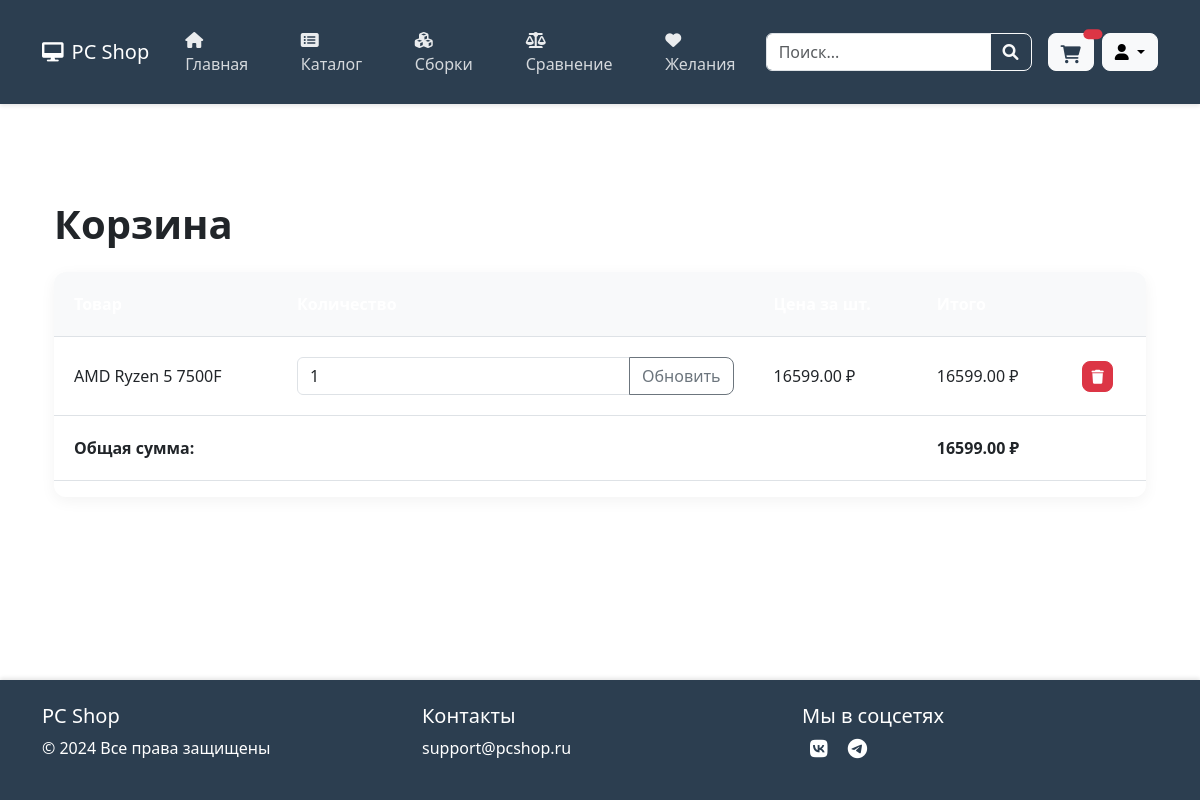
Before: /cart/ with the older database file.
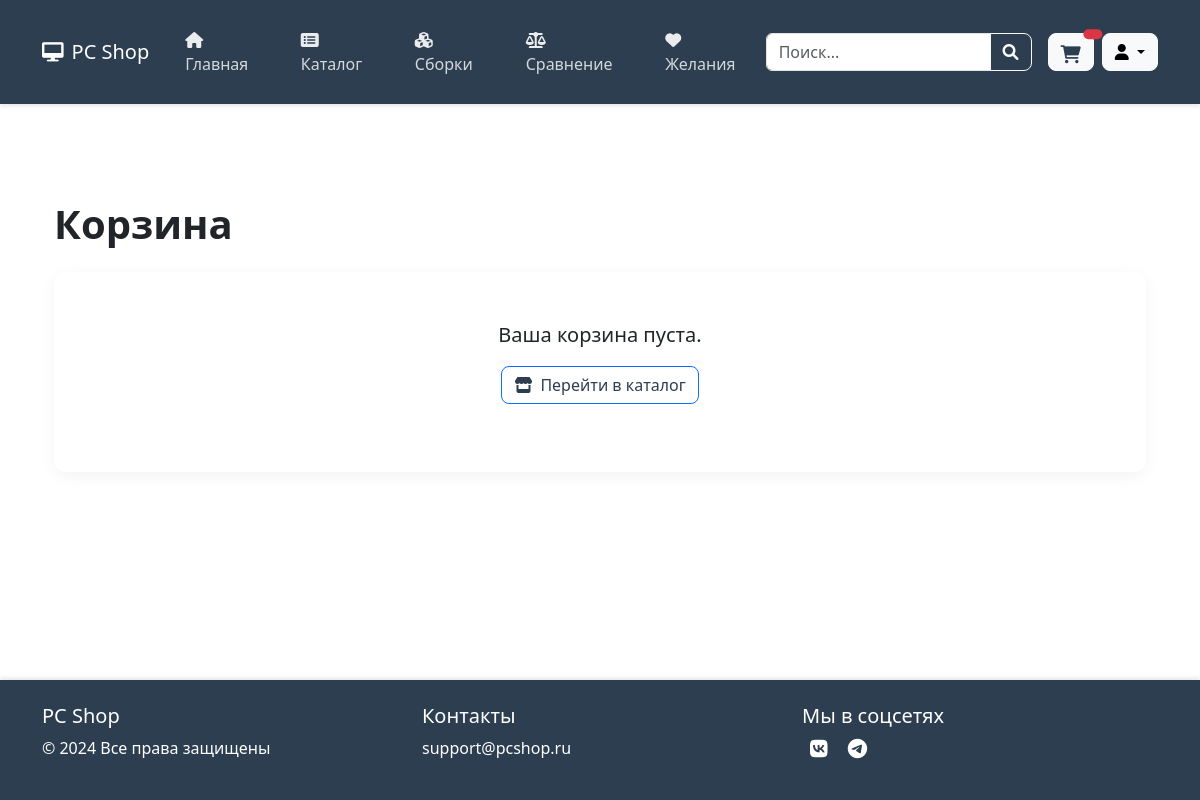
After: the same page with the newer database file.
### apps/cart/models.py (models this page shows, shortened)
class CartItem(models.Model):
    cart = models.ForeignKey(
        Cart,
        on_delete=models.CASCADE,
        related_name='items'
    )
    product = models.ForeignKey(Product, on_delete=models.CASCADE)
    quantity = models.PositiveIntegerField(default=1)
    def get_cost(self):
        return self.product.price * self.quantity

class Cart(models.Model):
    user = models.OneToOneField(
        settings.AUTH_USER_MODEL,
        on_delete=models.CASCADE,
        null=True,
        blank=True
    )
    session_key = models.CharField(max_length=40, null=True, blank=True)
    created_at = models.DateTimeField(auto_now_add=True)
    def get_total_price(self):
        return sum(item.get_cost() for item in self.items.all())

### apps/products/models.py (models this page shows, shortened)
class Product(models.Model):
    name = models.CharField("Название товара", max_length=255)
    slug = models.SlugField(
        "URL-адрес",
        unique=True,
        max_length=255,
        help_text="Автоматически генерируется из названия"
    )
    category = models.ForeignKey(
        Category,
        on_delete=models.CASCADE,
        related_name='products',
        verbose_name="Категория"
    )
    price = models.DecimalField("Цена", max_digits=10, decimal_places=2)
    description = models.TextField("Описание", blank=True)
    images = models.ManyToManyField('ProductImage', blank=True, related_name='products')
    created_at = models.DateTimeField(auto_now_add=True)
    updated_at = models.DateTimeField(auto_now=True)
    quantity = models.PositiveIntegerField(
        "Доступное количество",
        default=0,
        help_text="Количество товара на складе"
    )
    is_available = models.BooleanField(
        "Доступен для заказа",
        default=True,
        help_text="Отображать ли товар в каталоге"
    )
    class Meta:
        verbose_name = "Товар"
        verbose_name_plural = "Товары"

### apps/cart/views.py (the view)
# urls.py: path('', views.cart_detail, name='cart_detail'),
def cart_detail(request):
    cart = CartHandler(request)
    return render(request, 'cart/detail.html', {'cart': cart})

### apps/cart/utils.py (called while the page is built)
    def get_cart_items(self):
        return self.cart.items.all()

    def get_total_price(self):
        return self.cart.get_total_price()

### apps/cart/templates/cart/detail.html (shortened to what this page needs)
{% extends 'base.html' %}
{% load static %}
{% block css %}
<link rel="stylesheet" href="{% static 'cart/css/detail.css' %}">
{% endblock %}
{% block content %}
<div class="cart-container">
    <div class="container my-5">
        <h1 class="mb-4">Корзина</h1>
        {% if cart.get_cart_items %}
        <div class="table-responsive cart-table">
            {% include 'includes/cart_items.html' %}
        </div>
        <div class="text-end mt-4">
            <a href="{% url 'checkout' %}" class="btn btn-primary checkout-btn">
                <i class="fas fa-shopping-bag me-2"></i>Оформить заказ
            </a>
        </div>
        {% else %}
        <div class="empty-cart text-center py-5">
            <p class="lead">Ваша корзина пуста.</p>
            <a href="{% url 'product_list' %}" class="btn btn-outline-primary">
                <i class="fas fa-store me-2"></i>Перейти в каталог
            </a>
        </div>
        {% endif %}
    </div>
</div>
{% endblock %}

### templates/base.html (shortened to what this page needs)
{% load static %}
<!DOCTYPE html>
<html lang="ru">
<head>
    <link href="https://cdn.jsdelivr.net/npm/bootstrap@5.3.0/dist/css/bootstrap.min.css" rel="stylesheet">
    <link href="https://cdnjs.cloudflare.com/ajax/libs/font-awesome/6.0.0/css/all.min.css" rel="stylesheet">
    <link href="https://cdnjs.cloudflare.com/ajax/libs/animate.css/4.1.1/animate.min.css" rel="stylesheet">
    <link href="{% static 'css/styles.css' %}" rel="stylesheet">
    {% block css %} {% endblock %}
</head>
<body class="d-flex flex-column min-vh-100 base-template">
<header class="navbar navbar-expand-lg navbar-dark bg-dark-blue">
    <div class="container">
        <a class="navbar-brand d-flex align-items-center" href="/">
            <i class="fas fa-desktop me-2" style="color: white;"></i>
            <h5 class="mb-0">PC Shop</h5>
        </a>
        <div class="collapse navbar-collapse" id="navbarNav">
            <ul class="navbar-nav me-auto">
                <li class="nav-item">
                    <a class="nav-link {% if request.path == '/' %}active{% endif %}" href="{% url 'home' %}">
                        <i class="fas fa-home me-1"></i>Главная
                    </a>
                </li>
                <li class="nav-item">
                    <a class="nav-link {% if 'catalog' in request.path %}active{% endif %}"
                       href="{% url 'product_list' %}">
                        <i class="fas fa-list-alt me-1"></i>Каталог
                    </a>
                </li>
                <li class="nav-item">
                    <a class="nav-link {% if 'community' in request.path %}active{% endif %}"
                       href="{% url 'community_builds' %}">
                        <i class="fas fa-cubes me-1"></i>Сборки
                    </a>
                </li>
                <li class="nav-item">
                    <a class="nav-link {% if 'compare' in request.path %}active{% endif %}" href="{% url 'compare' %}">
                        <i class="fas fa-balance-scale me-1"></i>Сравнение
                    </a>
                </li>
                <li class="nav-item">
                    <a class="nav-link {% if 'wishlist' in request.path %}active{% endif %}"
                       href="{% url 'wishlist' %}">
                        <i class="fas fa-heart me-1"></i>Желания
                    </a>
                </li>
            </ul>
            <div class="d-flex align-items-center">
                <form class="me-3" action="{% url 'product_search' %}" method="get">
                    <div class="input-group">
                        <input type="text" class="form-control" placeholder="Поиск..." name="q">
                        <button class="btn btn-outline-light" type="submit">
                            <i class="fas fa-search"></i>
                        </button>
                    </div>
                </form>
                <span class="cart-icon">
                <a href="{% url 'cart_detail' %}" class="btn btn-light position-relative me-2">
                    <i class="fas fa-shopping-cart"></i>
                    <span class="position-absolute top-0 start-100 translate-middle badge rounded-pill bg-danger">
                    </span>
                </a>
                </span>
                <div class="dropdown">
                    <button class="btn btn-light dropdown-toggle" type="button" id="userMenu" data-bs-toggle="dropdown">
                        <i class="fas fa-user"></i>
                    </button>
                </div>
            </div>
        </div>
    </div>
</header>
<main class="container py-5 flex-grow-1">
    {% block content %}{% endblock %}
</main>
<footer class="bg-dark-blue text-white py-4 mt-auto">
    <div class="container">
        <div class="row">
            <div class="col-md-4">
                <h5>PC Shop</h5>
                <p>© 2024 Все права защищены</p>
            </div>
            <div class="col-md-4">
                <h5>Контакты</h5>
                <p>support@pcshop.ru</p>
            </div>
            <div class="col-md-4">
                <h5>Мы в соцсетях</h5>
                <div class="social-icons">
                    <a href="#"><i class="fab fa-vk fa-lg"></i></a>
                    <a href="#"><i class="fab fa-telegram fa-lg"></i></a>
                </div>
            </div>
        </div>
    </div>
</footer>
</body>
</html>

### templates/includes/cart_items.html (shortened to what this page needs)
<table class="table table-hover">
    <thead>
    <tr>
        <th>Товар</th>
        <th>Количество</th>
        <th>Цена за шт.</th>
        <th>Итого</th>
        <th></th>
    </tr>
    </thead>
    <tbody>
    {% for item in cart.get_cart_items %}
    <tr>
        <td>{{ item.product.name }}</td>
        <td>
            <div class="input-group">
                <input type="number"
                       class="form-control quantity-input"
                       value="{{ item.quantity }}"
                       min="1"
                       data-product-id="{{ item.product.id }}"
                       id="quantity_{{ item.product.id }}">
                <button class="btn btn-outline-secondary update-cart-btn">
                    Обновить
                </button>
            </div>
        </td>
        <td>{{ item.product.price }} ₽</td>
        <td>{{ item.get_cost }} ₽</td>
        <td>
            <form action="{% url 'cart_remove' item.product.id %}" method="post" class="d-inline">
                <button type="submit" class="btn btn-sm btn-danger">
                    <i class="fas fa-trash"></i>
                </button>
            </form>
        </td>
    </tr>
    {% endfor %}
    </tbody>
    <tfoot>
    <tr>
        <td colspan="3"><strong>Общая сумма:</strong></td>
        <td><strong>{{ cart.get_total_price }} ₽</strong></td>
        <td></td>
    </tr>
    </tfoot>
</table>

### static/css/styles.css (style rules this page uses)
.base-template { --cfg-primary: #2c3e50; --cfg-secondary: #3498db; --cfg-success: #4CAF50; --cfg-light: #f8f9fa; --cfg-dark: #212529; --gray-100: #f0f2f5; }
.cart-icon i { font-size: 18px !important; vertical-align: middle; }
.badge.rounded-pill { font-size: 0.75rem; padding: 0.3rem 0.6rem; }
.base-template main { flex: 1 0 auto; }
.base-template a { color: var(--cfg-primary); transition: color 0.3s; }
.base-template .btn { transition: all 0.3s ease; border-radius: 8px; }
.base-template .navbar { background: var(--cfg-primary) !important; padding: 1rem 0; box-shadow: 0 2px 4px rgba(0, 0, 0, 0.1); }
.base-template .navbar-brand { font-weight: 700; color: white !important; font-size: 1.2rem; }
.base-template footer { background: var(--cfg-primary); color: white; box-shadow: 0 -2px 4px rgba(0, 0, 0, 0.1); flex-shrink: 0; }
.base-template .social-icons a { margin: 0 0.5rem; color: white; transition: color 0.3s; }
.base-template .navbar .nav-link { color: rgba(255, 255, 255, 0.8) !important; font-weight: 500; padding: 0.75rem 1.25rem; transition: color 0.3s, background-color 0.3s; }
.base-template .navbar .nav-link i { color: rgba(255, 255, 255, 0.9); }
.base-template .navbar-nav .nav-link { animation: fadeIn 0.5s ease; }

### apps/cart/static/cart/css/detail.css (style rules this page uses)
.cart-container { --table-bg: #f8f9fa; --table-border: #dee2e6; --shadow: 0 4px 15px rgba(0,0,0,0.05); }
.cart-container .container { max-width: 1200px; }
.cart-container h1 { color: var(--dark); font-weight: 700; animation: fadeInDown 0.5s ease; }
.cart-container .empty-cart { background: var(--light); border-radius: 12px; box-shadow: var(--shadow); min-height: 200px; }
.cart-container .empty-cart p { font-size: 1.25rem; color: var(--dark); }

Changed rows visible on the page:
removed CartItem: product.name "AMD Ryzen 5 7500F", quantity "1", product.price "16599.00", get_cost "16599.00"
removed Cart: get_total_price "16599.00"
Other visible differences:
text no longer shown: "Общая сумма: ₽"
text now shown: "Ваша корзина пуста. Перейти в каталог"
